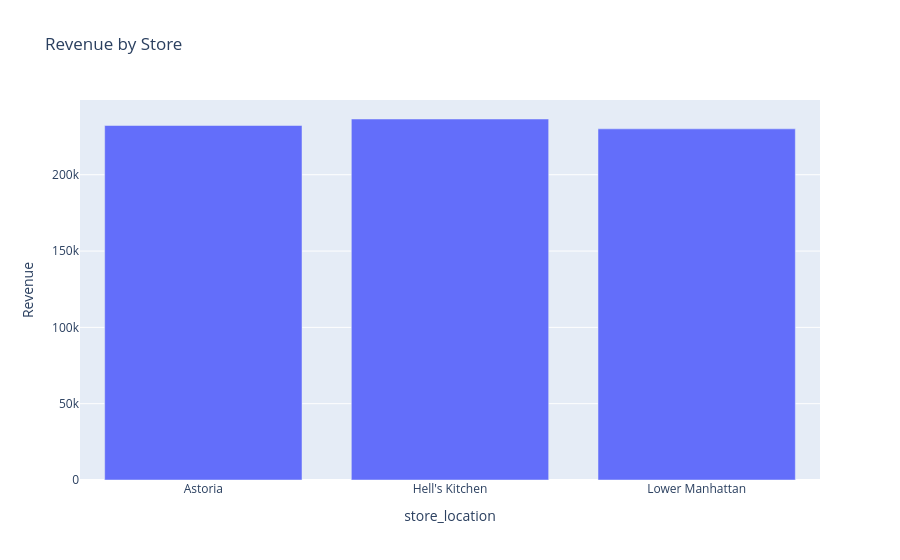

The code cell stored with this chart in its notebook:
### Code cell
fig = px.bar(
    x=revenue_by_store.index,
    y=revenue_by_store.values,
    labels={'x': 'store_location', 'y': 'Revenue'},
    title="Revenue by Store"
)

fig.show()

### Figure 1 — Plotly figure (JSON) as saved in the notebook; plotly's stock layout.template omitted (floating-point values rounded to 4 significant figures)
{"data": [{"hovertemplate": "store_location=%{x}<br>Revenue=%{y}<extra></extra>", "legendgroup": "", "marker": {"color": "#636efa", "pattern": {"shape": ""}}, "name": "", "orientation": "v", "showlegend": false, "textposition": "auto", "type": "bar", "x": ["Astoria", "Hell's Kitchen", "Lower Manhattan"], "xaxis": "x", "y": [232200.0, 236500.0, 230100.0], "yaxis": "y"}], "layout": {"barmode": "relative", "legend": {"tracegroupgap": 0}, "title": {"text": "Revenue by Store"}, "xaxis": {"anchor": "y", "domain": [0, 1], "title": {"text": "store_location"}}, "yaxis": {"anchor": "x", "domain": [0, 1], "title": {"text": "Revenue"}}}}
